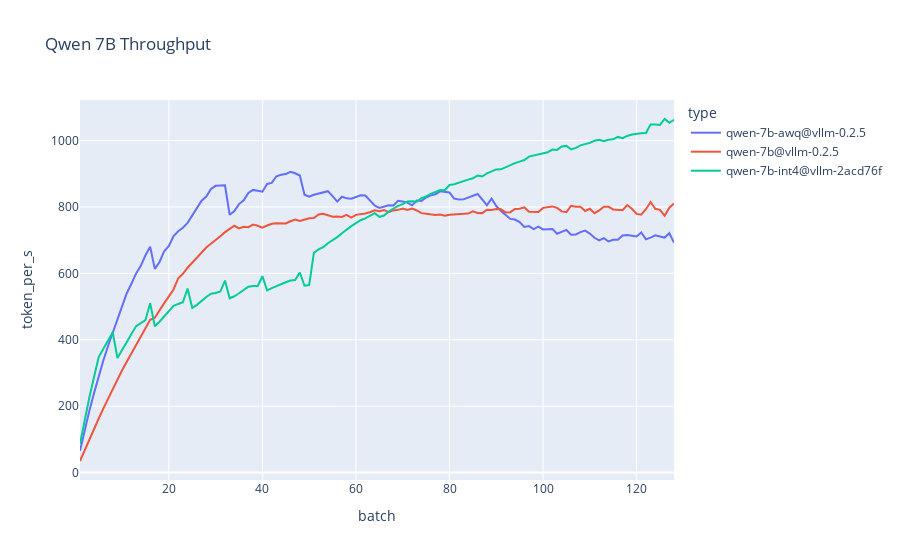
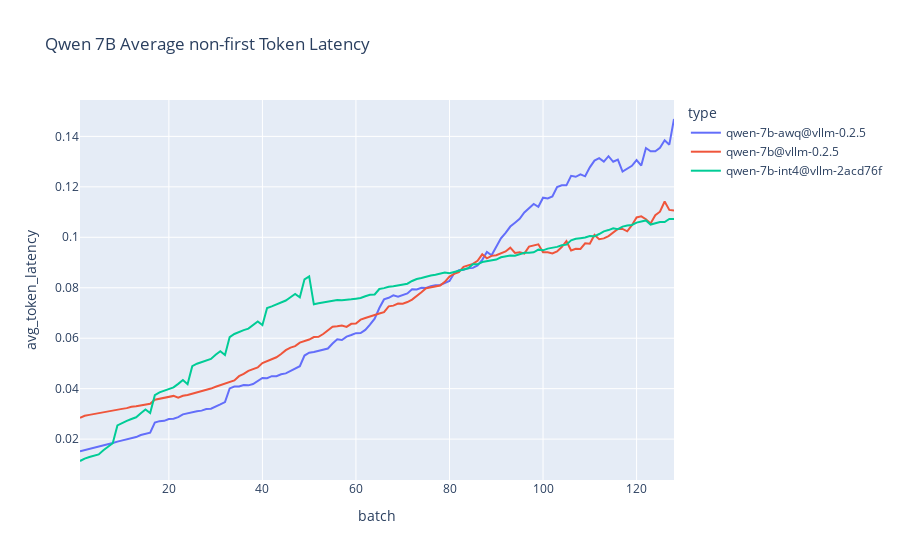
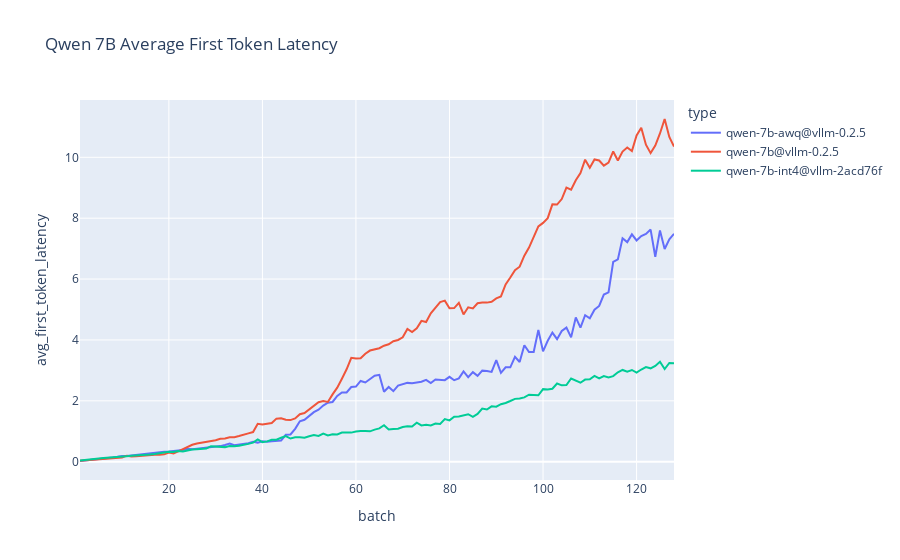

The cell these charts' notebook holds for them, in order:
### Code cell
qwen =  pl.concat([
    pl.from_records(json.load(open('result/2023_12_14_23_59_00_qwen_vllm.json'))['results']).drop('raw_ticks').sort('batch').with_columns(type=pl.lit('qwen-7b-awq@vllm-0.2.5')),
    pl.from_records(json.load(open('result/2023_12_16_17_55_20_qwen_vllm.json'))['results']).drop('raw_ticks').sort('batch').with_columns(type=pl.lit('qwen-7b@vllm-0.2.5')),
    pl.from_records(json.load(open('result/2023_12_17_01_14_42_qwen_vllm.json'))['results']).drop('raw_ticks').sort('batch').with_columns(type=pl.lit('qwen-7b-int4@vllm-2acd76f')),
])
titles = {
    'token_per_s': 'Throughput',
    'avg_token_latency': 'Average non-first Token Latency',
    'avg_first_token_latency': 'Average First Token Latency',
}

for i, title in titles.items():
    fig = px.line(qwen, x='batch', y=i, color='type', title=f'Qwen 7B {title}')
    fig.write_image(f'images/qwen-7b-{i}.png', scale=2, width=1440)
    fig.show()
